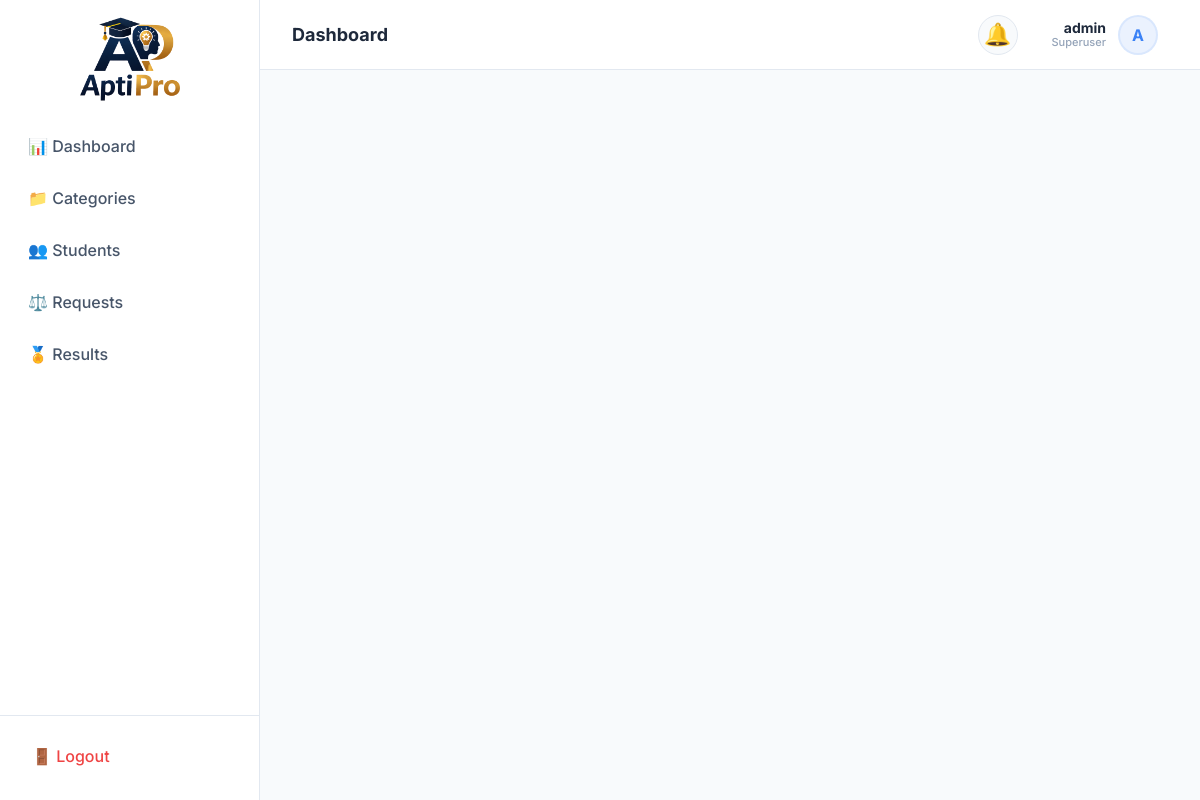
Page /admin-panel/notifications/ (signed in) on the committed database.
### exams/models.py (models this page shows, shortened)
class CustomUser(AbstractUser):
    class Role(models.TextChoices):
        STUDENT = 'Student', 'Student'
        ADMIN = 'Admin', 'Admin'
    role = models.CharField(
        max_length=10,
        choices=Role.choices,
        default=Role.STUDENT,
        db_index=True,
        help_text='Determines UI experience. Admin dashboard requires is_superuser.',
    )
    whatsapp_number = models.CharField(
        max_length=15,
        blank=True,
        validators=[
            RegexValidator(
                regex=r'^\+?1?\d{9,15}$',
                message='WhatsApp number must be 9-15 digits, optionally starting with +.',
            )
        ],
        help_text='WhatsApp number for direct contact.',
    )
    phone_number = models.CharField(
        max_length=15,
        blank=True,
        validators=[
            RegexValidator(
                regex=r'^\+?1?\d{9,15}$',
                message='Phone number must be 9-15 digits, optionally starting with +.',
            )
        ],
        help_text='Primary contact number.',
    )
    profile_photo = models.ImageField(
        upload_to='profile_photos/%Y/%m/',
        blank=True,
        null=True,
        help_text='Student profile picture.',
    )
    date_of_birth = models.DateField(
        blank=True,
        null=True,
        help_text='Student date of birth.',
    )
    address = models.TextField(
        blank=True,
        help_text='Full postal address.',
    )
    institution = models.CharField(
        max_length=200,
        blank=True,
        help_text='School / college / university name.',
    )
    @property
    def name(self):
        if self.first_name and self.last_name:
            return f"{self.first_name} {self.last_name}"
        return self.first_name or self.username
    class Meta:
        verbose_name = 'User'
        verbose_name_plural = 'Users'
        ordering = ['-date_joined']
        indexes = [
            models.Index(fields=['role'], name='idx_user_role'),
            models.Index(fields=['-date_joined'], name='idx_user_joined'),
            models.Index(fields=['email'], name='idx_user_email'),
        ]

### exams/views.py (the view)
# urls.py: path('admin-panel/notifications/', views.AdminNotificationsView.as_view(), name='admin_notifications'),
class AdminNotificationsView(SuperuserRequiredMixin, ListView):
    template_name = 'exams/admin/notifications.html'
    context_object_name = 'notifications'
    paginate_by = 20
    def get_queryset(self):
        return Notification.objects.filter(
            recipient=self.request.user
        ).order_by('-created_at')
    def get_context_data(self, **kwargs):
        ctx = super().get_context_data(**kwargs)
        ctx['unread_count'] = Notification.unread_count(self.request.user)
        return ctx

### exams/mixins.py (called while the page is built)
    def test_func(self):
        return self.request.user.is_superuser

### exams/models.py (called while the page is built)
    @classmethod
    def unread_count(cls, user):
        return cls.objects.filter(recipient=user, is_read=False).count()

### templates/exams/admin/notifications.html (shortened to what this page needs)
{% extends 'base.html' %}

### templates/base.html (shortened to what this page needs)
{% load static %}
<!DOCTYPE html>
<html lang="en">
<head>
  <link rel="stylesheet" href="{% static 'css/style.css' %}">
</head>
<body class="{% block body_class %}{% endblock %}">
  <div class="app-container">
    {% if user.is_authenticated %}
    <div class="sidebar" id="sidebar">
      <div class="brand" style="display: flex; justify-content: center; margin-top: -3.5rem;margin-bottom: -4rem;">
        <img src="{% static 'images/logo.png' %}" alt="Aptipro Logo"
          style="height: 150px; width: 200px; object-fit: contain;">
      </div>
      <nav class="sidebar-nav">
        {% if user.is_superuser %}
        <a href="{% url 'admin_dashboard' %}"
          class="nav-link {% if request.resolver_match.url_name == 'admin_dashboard' %}active{% endif %}">📊
          Dashboard</a>
        <a href="{% url 'admin_categories' %}"
          class="nav-link {% if 'category' in request.resolver_match.url_name %}active{% endif %}">📁 Categories</a>
        <a href="{% url 'admin_students' %}"
          class="nav-link {% if 'student' in request.resolver_match.url_name %}active{% endif %}">👥 Students</a>
        <a href="{% url 'admin_exam_requests' %}"
          class="nav-link {% if 'request' in request.resolver_match.url_name %}active{% endif %}">⚖️ Requests</a>
        <a href="{% url 'admin_results' %}"
          class="nav-link {% if 'result' in request.resolver_match.url_name %}active{% endif %}">🏅 Results</a>
        {% endif %}
      </nav>
      <div style="padding: 16px; border-top: 1px solid var(--border-color);">
        <a href="{% url 'logout' %}" class="nav-link" style="color: var(--accent-danger);">🚪 Logout</a>
      </div>
    </div>
    {% endif %}
    <div class="main-content">
      {% if user.is_authenticated %}
      <header class="header">
        <h1 style="font-size: 18px; font-weight: 700; color: var(--text-primary);">
          {% block page_title %}Dashboard{% endblock %}
        </h1>
        <div class="header-actions">
          <div class="notification-container" id="notifContainer">
            <div class="notification-bell" onclick="toggleNotifDropdown(event)">
              🔔 {% if unread_count > 0 %}<span class="notification-badge" id="notifBadge"></span>{% endif %}
            </div>
          </div>
          <div class="user-meta" id="userMenuTrigger" onclick="toggleUserDropdown(event)">
            <div class="user-profile-trigger">
              <div class="user-info-text">
                <span class="user-name">{{ user.name|default:user.username }}</span>
                <span class="user-role">{{ user.get_role_display }}</span>
              </div>
              {% if user.profile_photo %}
              <img src="{{ user.profile_photo.url }}" alt="Profile" class="profile-circle">
              {% else %}
              <div class="profile-placeholder">{{ user.username.0|upper }}</div>
              {% endif %}
            </div>
          </div>
        </div>
      </header>
      {% endif %}
      <main class="content-body">
      </main>
    </div>
  </div>
</body>
</html>

### static/css/style.css (style rules this page uses)
:root { --bg-primary: #f8fafc; --bg-secondary: #ffffff; --bg-card: #ffffff; --bg-glass: rgba(255, 255, 255, 0.8); --bg-input: #ffffff; --text-primary: #1e293b; --text-secondary: #475569; --text-muted: #94a3b8; --accent-primary: #3b82f6; --accent-primary-hover: #2563eb; --accent-primary-light: rgba(59, 130, 246, 0.1); --accent-success: #10b981; --accent-warning: #f59e0b; --accent-danger: #ef4444; --accent-info: #0ea5e9; --border-color: #e2e8f0; --border-radius-sm: 6px; --border-radius: 10px; --border-radius-lg: 14px; --border-radius-xl: 20px; --shadow-sm: 0 1px 2px rgba(0, 0, 0, 0.05); --shadow-md: 0 4px 6px -1px rgba(0, 0, 0, 0.1), 0 2px 4px -1px rgba(0, 0, 0, 0.06); --shadow-lg: 0 10px 15px -3px rgba(0, 0, 0, 0.1), 0 4px 6px -2px rgba(0, 0, 0, 0.05); --sidebar-width: 260px; --header-height: 70px; --transition-base: 0.2s ease; --font-primary: 'Inter', -apple-system, BlinkMacSystemFont, sans-serif; }
*, *::before, *::after { box-sizing: border-box; margin: 0; padding: 0; }
body { font-family: var(--font-primary); background: var(--bg-primary); color: var(--text-primary); line-height: 1.5; min-height: 100vh; }
a { color: var(--accent-primary); text-decoration: none; transition: color var(--transition-base); }
.app-container { display: flex; min-height: 100vh; }
.sidebar { width: var(--sidebar-width); background: var(--bg-secondary); border-right: 1px solid var(--border-color); height: 100vh; position: fixed; left: 0; top: 0; z-index: 100; transition: transform var(--transition-base); display: flex; flex-direction: column; }
.main-content { flex: 1; margin-left: var(--sidebar-width); display: flex; flex-direction: column; min-width: 0; transition: margin var(--transition-base); }
.header { height: var(--header-height); background: var(--bg-secondary); border-bottom: 1px solid var(--border-color); padding: 0 32px; display: flex; align-items: center; justify-content: space-between; position: sticky; top: 0; z-index: 90; }
.content-body { padding: 32px; flex: 1; }
.brand { padding: 40px 16px; display: flex; justify-content: center; align-items: center; transition: all var(--transition-base); }
.sidebar-nav { padding: 12px; flex: 1; }
.nav-link { display: flex; align-items: center; gap: 12px; padding: 12px 16px; color: var(--text-secondary); font-weight: 500; border-radius: var(--border-radius-sm); margin-bottom: 4px; }
.user-meta { display: flex; align-items: center; gap: 16px; }
.notification-bell { position: relative; font-size: 20px; color: var(--text-secondary); padding: 8px; border-radius: 50%; transition: background var(--transition-base); }
.profile-placeholder { width: 40px; height: 40px; border-radius: 50%; background: var(--accent-primary-light); color: var(--accent-primary); display: flex; align-items: center; justify-content: center; font-weight: 700; border: 2px solid var(--accent-primary-light); flex-shrink: 0; }
.user-meta { display: flex; align-items: center; gap: 20px; position: relative; }
.user-profile-trigger { display: flex; align-items: center; gap: 12px; cursor: pointer; padding: 6px 10px; border-radius: 8px; transition: background var(--transition-base); position: relative; }
.user-info-text { text-align: right; line-height: 1.2; }
.user-name { display: block; font-size: 14px; font-weight: 700; color: var(--text-primary); }
.user-role { display: block; font-size: 11px; color: var(--text-muted); font-weight: 500; }
.header-actions { display: flex; align-items: center; gap: 24px; }
.notification-container { position: relative; cursor: pointer; z-index: 101; }
.notification-bell { font-size: 22px; width: 40px; height: 40px; display: flex; align-items: center; justify-content: center; background: var(--bg-primary); border-radius: 50%; color: var(--text-primary); transition: all 0.2s; border: 1px solid var(--border-color); }

### rows in the picture
CustomUser: name "admin", role "Superuser", username.0 "A"
